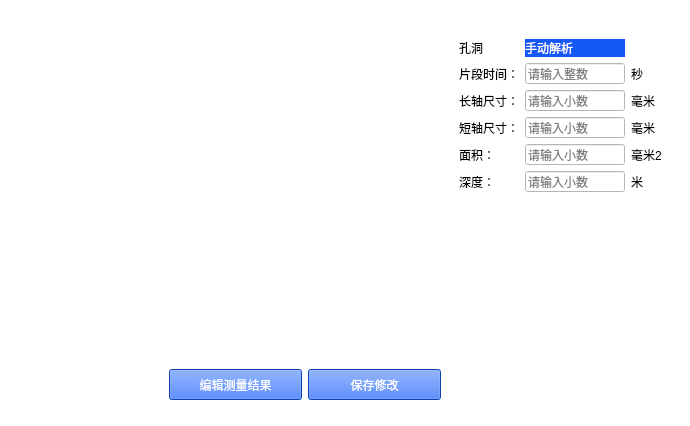
<?xml version="1.0" encoding="UTF-8"?>
<ui version="4.0">
 <class>WgtSingleHoleUpdate</class>
 <widget class="QWidget" name="WgtSingleHoleUpdate">
  <property name="geometry">
   <rect>
    <x>0</x>
    <y>0</y>
    <width>690</width>
    <height>426</height>
   </rect>
  </property>
  <property name="sizePolicy">
   <sizepolicy hsizetype="Fixed" vsizetype="Fixed">
    <horstretch>0</horstretch>
    <verstretch>0</verstretch>
   </sizepolicy>
  </property>
  <property name="styleSheet">
   <string notr="true">background-color: rgb(255, 255, 255);</string>
  </property>
  <widget class="QLabel" name="lab_hole_img_display">
   <property name="geometry">
    <rect>
     <x>30</x>
     <y>30</y>
     <width>411</width>
     <height>321</height>
    </rect>
   </property>
   <property name="sizePolicy">
    <sizepolicy hsizetype="Preferred" vsizetype="Fixed">
     <horstretch>0</horstretch>
     <verstretch>0</verstretch>
    </sizepolicy>
   </property>
   <property name="margin">
    <number>9</number>
   </property>
  </widget>
  <widget class="QWidget" name="widget" native="true">
   <property name="geometry">
    <rect>
     <x>450</x>
     <y>30</y>
     <width>221</width>
     <height>171</height>
    </rect>
   </property>
   <layout class="QGridLayout" name="gridLayout">
    <property name="leftMargin">
     <number>9</number>
    </property>
    <property name="topMargin">
     <number>9</number>
    </property>
    <property name="rightMargin">
     <number>9</number>
    </property>
    <property name="bottomMargin">
     <number>9</number>
    </property>
    <item row="0" column="0">
     <widget class="QLabel" name="lab_hole_id">
      <property name="text">
       <string>孔洞</string>
      </property>
     </widget>
    </item>
    <item row="2" column="2">
     <widget class="QLineEdit" name="edt_height_input">
      <property name="enabled">
       <bool>false</bool>
      </property>
      <property name="placeholderText">
       <string>请输入小数</string>
      </property>
     </widget>
    </item>
    <item row="4" column="2">
     <widget class="QLineEdit" name="edt_area_input">
      <property name="enabled">
       <bool>false</bool>
      </property>
      <property name="placeholderText">
       <string>请输入小数</string>
      </property>
     </widget>
    </item>
    <item row="1" column="0">
     <widget class="QLabel" name="lab_hint_duration">
      <property name="sizePolicy">
       <sizepolicy hsizetype="Fixed" vsizetype="Preferred">
        <horstretch>0</horstretch>
        <verstretch>0</verstretch>
       </sizepolicy>
      </property>
      <property name="text">
       <string>片段时间：</string>
      </property>
     </widget>
    </item>
    <item row="1" column="2">
     <widget class="QLineEdit" name="edt_duration_input">
      <property name="enabled">
       <bool>false</bool>
      </property>
      <property name="placeholderText">
       <string>请输入整数</string>
      </property>
     </widget>
    </item>
    <item row="3" column="2">
     <widget class="QLineEdit" name="edt_width_input">
      <property name="enabled">
       <bool>false</bool>
      </property>
      <property name="placeholderText">
       <string>请输入小数</string>
      </property>
     </widget>
    </item>
    <item row="5" column="2">
     <widget class="QLineEdit" name="edt_depth_input">
      <property name="enabled">
       <bool>false</bool>
      </property>
      <property name="placeholderText">
       <string>请输入小数</string>
      </property>
     </widget>
    </item>
    <item row="3" column="0">
     <widget class="QLabel" name="label_hint_width">
      <property name="text">
       <string>短轴尺寸：</string>
      </property>
     </widget>
    </item>
    <item row="4" column="0">
     <widget class="QLabel" name="lab_hint_area">
      <property name="text">
       <string>面积：</string>
      </property>
     </widget>
    </item>
    <item row="5" column="0">
     <widget class="QLabel" name="lab_hint_depth">
      <property name="text">
       <string>深度：</string>
      </property>
     </widget>
    </item>
    <item row="2" column="0">
     <widget class="QLabel" name="lab_hint_height">
      <property name="text">
       <string>长轴尺寸：</string>
      </property>
     </widget>
    </item>
    <item row="0" column="2">
     <widget class="QLabel" name="lab_from_display">
      <property name="styleSheet">
       <string notr="true">background-color: rgb(19, 89, 245);
color: rgb(255, 255, 255);</string>
      </property>
      <property name="text">
       <string>手动解析</string>
      </property>
     </widget>
    </item>
    <item row="1" column="3">
     <widget class="QLabel" name="lab_hint_duration_unit">
      <property name="sizePolicy">
       <sizepolicy hsizetype="Fixed" vsizetype="Preferred">
        <horstretch>0</horstretch>
        <verstretch>0</verstretch>
       </sizepolicy>
      </property>
      <property name="text">
       <string>秒</string>
      </property>
     </widget>
    </item>
    <item row="2" column="3">
     <widget class="QLabel" name="lab_hint_height_unit">
      <property name="sizePolicy">
       <sizepolicy hsizetype="Fixed" vsizetype="Preferred">
        <horstretch>0</horstretch>
        <verstretch>0</verstretch>
       </sizepolicy>
      </property>
      <property name="text">
       <string>毫米</string>
      </property>
     </widget>
    </item>
    <item row="3" column="3">
     <widget class="QLabel" name="lab_hint_width_unit">
      <property name="sizePolicy">
       <sizepolicy hsizetype="Fixed" vsizetype="Preferred">
        <horstretch>0</horstretch>
        <verstretch>0</verstretch>
       </sizepolicy>
      </property>
      <property name="text">
       <string>毫米</string>
      </property>
     </widget>
    </item>
    <item row="4" column="3">
     <widget class="QLabel" name="lab_hint_area_unit">
      <property name="sizePolicy">
       <sizepolicy hsizetype="Fixed" vsizetype="Preferred">
        <horstretch>0</horstretch>
        <verstretch>0</verstretch>
       </sizepolicy>
      </property>
      <property name="text">
       <string>毫米2</string>
      </property>
     </widget>
    </item>
    <item row="5" column="3">
     <widget class="QLabel" name="lab_hint_depth_unit">
      <property name="sizePolicy">
       <sizepolicy hsizetype="Fixed" vsizetype="Preferred">
        <horstretch>0</horstretch>
        <verstretch>0</verstretch>
       </sizepolicy>
      </property>
      <property name="text">
       <string>米</string>
      </property>
     </widget>
    </item>
   </layout>
  </widget>
  <widget class="QWidget" name="widget_2" native="true">
   <property name="geometry">
    <rect>
     <x>30</x>
     <y>369</y>
     <width>411</width>
     <height>31</height>
    </rect>
   </property>
   <property name="sizePolicy">
    <sizepolicy hsizetype="Fixed" vsizetype="Preferred">
     <horstretch>0</horstretch>
     <verstretch>0</verstretch>
    </sizepolicy>
   </property>
   <layout class="QHBoxLayout" name="horizontalLayout">
    <property name="leftMargin">
     <number>0</number>
    </property>
    <property name="topMargin">
     <number>0</number>
    </property>
    <property name="rightMargin">
     <number>0</number>
    </property>
    <property name="bottomMargin">
     <number>0</number>
    </property>
    <item>
     <widget class="QLabel" name="lab_place_holder"/>
    </item>
    <item>
     <widget class="QPushButton" name="btn_edit">
      <property name="sizePolicy">
       <sizepolicy hsizetype="Preferred" vsizetype="Preferred">
        <horstretch>0</horstretch>
        <verstretch>0</verstretch>
       </sizepolicy>
      </property>
      <property name="styleSheet">
       <string notr="true">background-color: rgb(19, 89, 245);
color: rgb(255, 255, 255);</string>
      </property>
      <property name="text">
       <string>编辑测量结果</string>
      </property>
     </widget>
    </item>
    <item>
     <widget class="QPushButton" name="btn_save">
      <property name="sizePolicy">
       <sizepolicy hsizetype="Preferred" vsizetype="Preferred">
        <horstretch>0</horstretch>
        <verstretch>0</verstretch>
       </sizepolicy>
      </property>
      <property name="styleSheet">
       <string notr="true">background-color: rgb(19, 89, 245);
color: rgb(255, 255, 255);</string>
      </property>
      <property name="text">
       <string>保存修改</string>
      </property>
     </widget>
    </item>
   </layout>
  </widget>
 </widget>
 <resources/>
 <connections/>
</ui>
